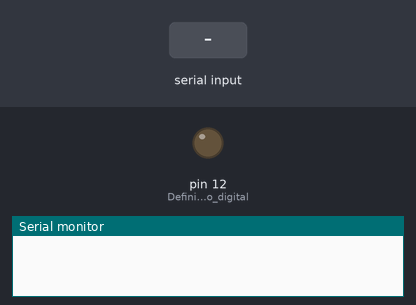
Recording of a sketch running on a simulated Arduino Uno, built with avr-gcc and run on an emulated ATmega328P. On the bench: output pins drawn as LEDs (lit = HIGH), the last lines printed to the serial monitor. Inputs (shaded band) come from the test bench.

Above: at 1.2 s.
1.3 s: "x" received over the second serial link
At 1.9 s:
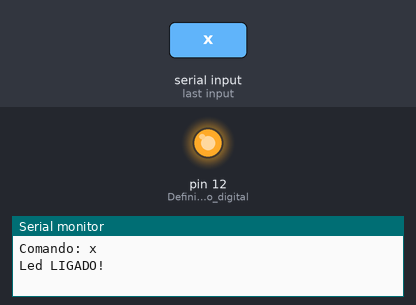
2.8 s: "w" received over the second serial link
At 3.2 s:
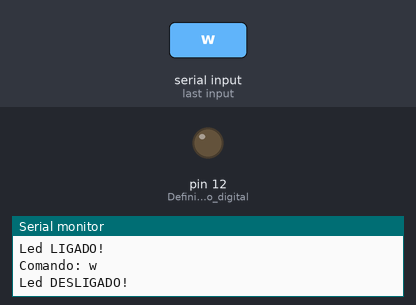
4.3 s: "a" received over the second serial link
At 5.4 s:
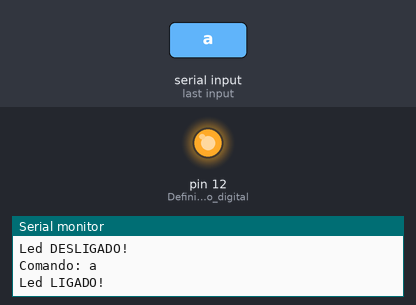
Timing chart, 0 to 7.3 s (numbered marks = the images above; inputs shaded):
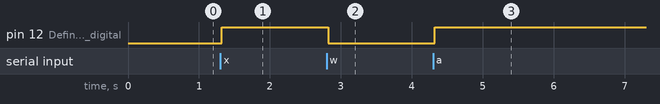

Measured:
- after the input at 1.3 s, pin 12 (Definição_do_pino_digital): LOW → HIGH at once
- after the input at 2.8 s, pin 12 (Definição_do_pino_digital): HIGH → LOW at once
- after the input at 4.3 s, pin 12 (Definição_do_pino_digital): LOW → HIGH at once

The sketch:

bluetooth.ino
```cpp
#include <SoftwareSerial.h>       //Biblioteca que simula pinos digitais como pinos de comunicação TX e RX

SoftwareSerial bluetooth(10,11);  //Instanciamento do objeto "bluetooth"

String comando;                   // String que irá recolher os comandos enviados (pode ser via SoftwareSerial(No nosso caso o bluetooth) ou via COM)

void setup(){
  bluetooth.begin(9600);          // Inicialização da comunicação do buetooth
  Serial.begin(9600);             // Inicialização da porta serial
  pinMode(12, OUTPUT);             // Definição do pino digital 3 (onde está um led RGB para teste) como pino de saída (Output, em inglês)
}

void loop() {

  comando = "";                   // Definindo a string comando como vazia

  if(bluetooth.available()){      // Caso o bluetooth esteja disponivel (Available, em inglês) o código será desviado para esse bloco
    while(bluetooth.available()){ // Enquanto ele estiver disponível
      char c = bluetooth.read();  // A váriavel c irá ler o que foi enviado
      comando += c;               // E então a váriavel comando irá recebendo caracter por caracter
      delay(10);                  // Um pequeno atraso (Delay, em inglês) para evitar erros
    }                             // Após a leitura do que foi digitado, testes condicionais serão realizados
    bluetooth.print("Comando: "); // Imprime para os canais de comunicação do bluetooth a informação que o Arduino recebeu
    bluetooth.println(comando);   // Mostra o comando enviado

    Serial.print("Comando: ");    // Imprime para os canais de comunicação do COM a informação que o Arduino recebeu
    Serial.println(comando);      // Mostra o que foi enviado

    // Váriaveis do tipo inteiro (int) irão verificar se na string que foi recebida existe uma determinada letra (char) que irá desencadear uma determinada função
    // Caso a letra (char) exista, a váriavel irá receber o indice, ou seja, onde ela está armazenada, caso a letra não exista a váriavel recebe o valor -1, significa que a letra não foi encontrada.
    int cx = comando.indexOf("x"); // Verifica se na váriavel comando existe a letra X, que tem a função de PARAR
    int cw = comando.indexOf("w"); // Verifica se na váriavel comando existe a letra X, que tem a função de IR PARA A FRENTE ( ACELERAR )
    char ca = comando.indexOf("a"); // Verifica se na váriavel comando existe a letra X, que tem a função de IR PARA A ESQUERDA
    char cs = comando.indexOf("s"); // Verifica se na váriavel comando existe a letra X, que tem a função de IR PARA TRÁS ( RÉ )
    char cd = comando.indexOf("d"); // Verifica se na váriavel comando existe a letra X, que tem a função de IR PARA A DIREITA
    char cq = comando.indexOf("q"); // Verifica se na váriavel comando existe a letra X, que tem a função de GIRAR NO SENTIDO ANTI-HORÁRIO
    char ce = comando.indexOf("e"); // Verifica se na váriavel comando existe a letra X, que tem a função de GIRAR NO SENTIDO HORÁRIO
    char cz = comando.indexOf("z"); // Verifica se na váriavel comando existe a letra X, que tem a função de LIGAR/DESLIGAR os leds
    char cb = comando.indexOf("b"); // Verifica se na váriavel comando existe a letra X, que tem a função de BUZINAR
    char cp = comando.indexOf("p"); // Verifica se na váriavel comando existe a letra X, que tem a função de PISCAR os leds

      if(cx >= 0){
        digitalWrite(12,!digitalRead(12));
     }if(cw >= 0){
        digitalWrite(12,!digitalRead(12));
     }if(ca >= 0){
        digitalWrite(12,!digitalRead(12));
     }if(cs >= 0){
        digitalWrite(12,!digitalRead(12));
     }if(cd >= 0){
        digitalWrite(12,!digitalRead(12));
     }if(cq >= 0){
        digitalWrite(12,!digitalRead(12));
     }if(ce >= 0){
        digitalWrite(12,!digitalRead(12));
     }if(cz >= 0){
        digitalWrite(12,!digitalRead(12));
     }if(cb >= 0){
        digitalWrite(12,!digitalRead(12));
     }if(cp >= 0){
        digitalWrite(12,!digitalRead(12));
     }

      if(digitalRead(12)){
        bluetooth.println("Led LIGADO!");
        Serial.println("Led LIGADO!");
      }
      else{
        bluetooth.println("Led DESLIGADO!");
        Serial.println("Led DESLIGADO!");
      }


  }
}
```
